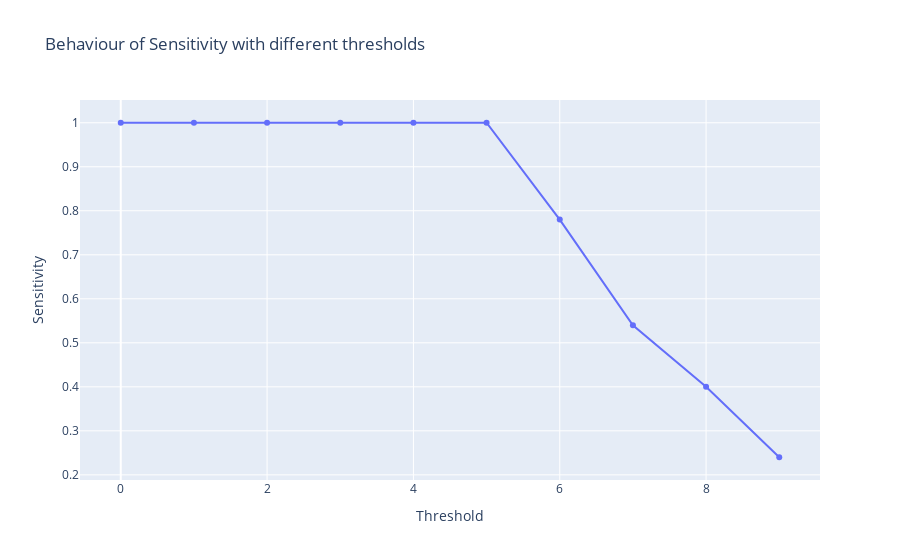

The cell this chart's notebook holds for it:
### Code cell
df_sens = threshold(0, 10, data_set, sensitivity)
fig = go.Figure(data=go.Scatter(x=df_sens['threshold'],
                                y=df_sens["func"],
                                text=[f"Threshold: {_}" for _ in df_sens["threshold"]],
                                mode='markers+lines'))
fig.update_layout(title_text="Behaviour of Sensitivity with different thresholds",
                  xaxis=dict(title="Threshold"),
                  yaxis=dict(title="Sensitivity")
                  )

fig.show()

### Figure 1 — Plotly figure (JSON) as saved in the notebook; plotly's stock layout.template omitted (floating-point values rounded to 4 significant figures)
{"data": [{"mode": "markers+lines", "text": ["Threshold: 0", "Threshold: 1", "Threshold: 2", "Threshold: 3", "Threshold: 4", "Threshold: 5", "Threshold: 6", "Threshold: 7", "Threshold: 8", "Threshold: 9"], "type": "scatter", "x": [0, 1, 2, 3, 4, 5, 6, 7, 8, 9], "y": [1, 1, 1, 1, 1, 1, 0.78, 0.54, 0.4, 0.24]}], "layout": {"title": {"text": "Behaviour of Sensitivity with different thresholds"}, "xaxis": {"title": {"text": "Threshold"}}, "yaxis": {"title": {"text": "Sensitivity"}}}}
